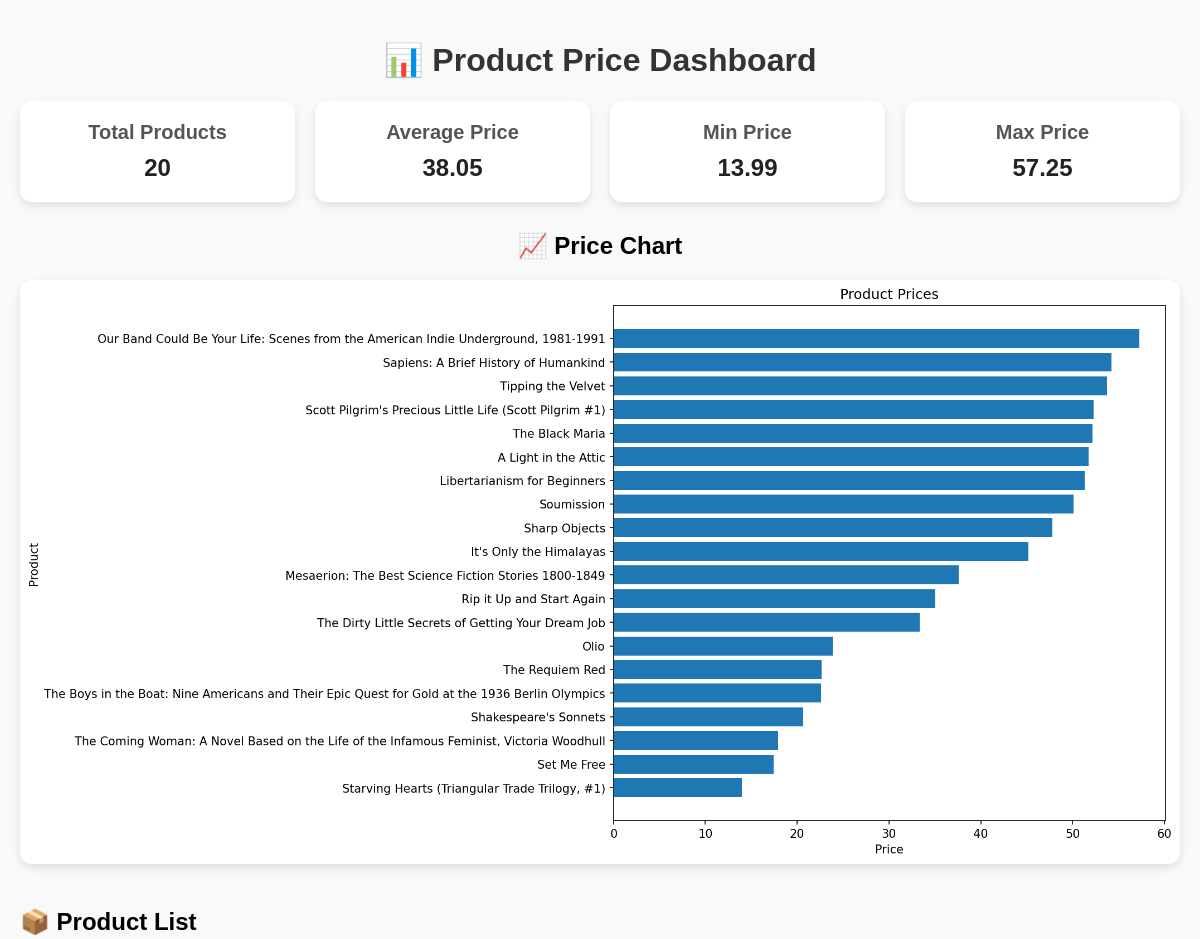
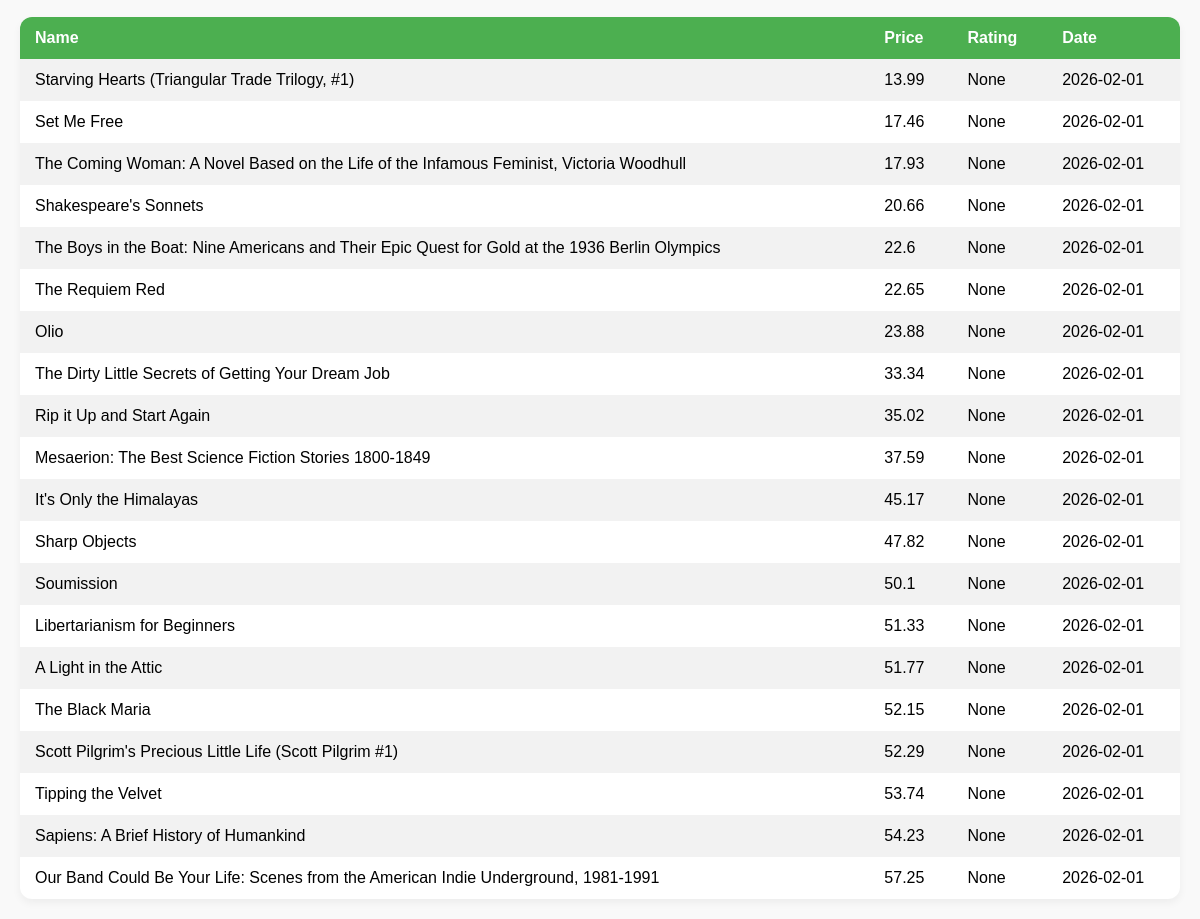
The page / on the database its author committed (2 pictures, top to bottom).
### tables this page shows
CREATE TABLE products (
            id INTEGER PRIMARY KEY AUTOINCREMENT,
            name TEXT,
            price REAL,
            rating REAL,
            scraped_date TEXT
        );

### web/app.py (the view)
@app.route("/")
def dashboard():
    df = load_data()
    if df.empty:
        return "No data found. Run the scraper first."
    generate_chart(df)
    stats = {
        "count": len(df),
        "avg_price": round(df["price"].mean(), 2),
        "min_price": df["price"].min(),
        "max_price": df["price"].max()
    }
    products = df.to_dict(orient="records")
    return render_template(
        "dashboard.html",
        products=products,
        stats=stats
    )

### web/app.py (called while the page is built)
def load_data():
    conn = sqlite3.connect(DB_NAME)
    df = pd.read_sql_query("SELECT * FROM products", conn)
    df = df.drop_duplicates(subset=["name"])
    df = df.sort_values(by="price")
    conn.close()
    return df

def generate_chart(df):
    df_sorted = df.sort_values(by="price", ascending=True)
    height = max(6, len(df_sorted) * 0.4)
    plt.figure(figsize=(12, height))
    plt.barh(df_sorted["name"], df_sorted["price"])
    plt.xlabel("Price")
    plt.ylabel("Product")
    plt.title("Product Prices")
    plt.subplots_adjust(left=0.35)
    static_dir = os.path.join(os.path.dirname(os.path.abspath(__file__)), "static")
    os.makedirs(static_dir, exist_ok=True)
    plt.savefig(
        os.path.join(static_dir, "chart.png"),
        dpi=150,
        bbox_inches="tight"
    )
    plt.close()

### web/templates/dashboard.html (shortened to what this page needs)
<!DOCTYPE html>
<html lang="en">
<head>
</head>
<body>
<h1>📊 Product Price Dashboard</h1>
<div class="stats-container">
    <div class="stat-card">
        <h3>Total Products</h3>
        <p>{{ stats.count }}</p>
    </div>
    <div class="stat-card">
        <h3>Average Price</h3>
        <p>{{ stats.avg_price }}</p>
    </div>
    <div class="stat-card">
        <h3>Min Price</h3>
        <p>{{ stats.min_price }}</p>
    </div>
    <div class="stat-card">
        <h3>Max Price</h3>
        <p>{{ stats.max_price }}</p>
    </div>
</div>
<div class="chart-container">
    <h2>📈 Price Chart</h2>
    <img src="{{ url_for('static', filename='chart.png') }}" alt="Price Chart">
</div>
<h2>📦 Product List</h2>
<table>
    <tr>
        <th>Name</th>
        <th>Price</th>
        <th>Rating</th>
        <th>Date</th>
    </tr>
    {% for p in products %}
    <tr>
        <td>{{ p.name }}</td>
        <td>{{ p.price }}</td>
        <td>{{ p.rating }}</td>
        <td>{{ p.scraped_date }}</td>
    </tr>
    {% endfor %}
</table>
</body>
</html>

### web/templates/dashboard.html (style rules this page uses)
body { font-family: Arial, sans-serif; margin: 0; padding: 20px; background: #f9f9f9; }
h1 { text-align: center; color: #333; }
.stats-container { display: flex; flex-wrap: wrap; justify-content: center; gap: 20px; margin-bottom: 30px; }
.stat-card { background: #fff; padding: 20px 30px; border-radius: 12px; box-shadow: 0 4px 8px rgba(0,0,0,0.1); text-align: center; flex: 1 1 150px; min-width: 150px; }
.stat-card h3 { margin: 0 0 10px 0; font-size: 20px; color: #555; }
.stat-card p { font-size: 24px; font-weight: bold; margin: 0; color: #222; }
.chart-container { text-align: center; margin-bottom: 40px; }
.chart-container img { max-width: 100%; height: auto; border-radius: 12px; box-shadow: 0 4px 8px rgba(0,0,0,0.1); }
table { width: 100%; border-collapse: collapse; background: #fff; border-radius: 12px; overflow: hidden; box-shadow: 0 4px 8px rgba(0,0,0,0.05); }
th, td { padding: 12px 15px; text-align: left; }
th { background: #4CAF50; color: white; }
tr:nth-child(even) { background: #f2f2f2; }

### rows shown on the page
products: name "Starving Hearts (Triangular Trade Trilogy, #1)", price "13.99", rating "None", scraped_date "2026-02-01"
products: name "Set Me Free", price "17.46", rating "None", scraped_date "2026-02-01"
products: name "The Coming Woman: A Novel Based on the Life of the Infamous Feminist, Victoria Woodhull", price "17.93", rating "None", scraped_date "2026-02-01"
products: name "Shakespeare's Sonnets", price "20.66", rating "None", scraped_date "2026-02-01"
products: name "The Boys in the Boat: Nine Americans and Their Epic Quest for Gold at the 1936 Berlin Olympics", price "22.6", rating "None", scraped_date "2026-02-01"
products: name "The Requiem Red", price "22.65", rating "None", scraped_date "2026-02-01"
products: name "Olio", price "23.88", rating "None", scraped_date "2026-02-01"
products: name "The Dirty Little Secrets of Getting Your Dream Job", price "33.34", rating "None", scraped_date "2026-02-01"
products: name "Rip it Up and Start Again", price "35.02", rating "None", scraped_date "2026-02-01"
products: name "Mesaerion: The Best Science Fiction Stories 1800-1849", price "37.59", rating "None", scraped_date "2026-02-01"
products: name "It's Only the Himalayas", price "45.17", rating "None", scraped_date "2026-02-01"
products: name "Sharp Objects", price "47.82", rating "None", scraped_date "2026-02-01"
products: name "Soumission", price "50.1", rating "None", scraped_date "2026-02-01"
products: name "Libertarianism for Beginners", price "51.33", rating "None", scraped_date "2026-02-01"
products: name "A Light in the Attic", price "51.77", rating "None", scraped_date "2026-02-01"
products: name "The Black Maria", price "52.15", rating "None", scraped_date "2026-02-01"
products: name "Scott Pilgrim's Precious Little Life (Scott Pilgrim #1)", price "52.29", rating "None", scraped_date "2026-02-01"
products: name "Tipping the Velvet", price "53.74", rating "None", scraped_date "2026-02-01"
products: name "Sapiens: A Brief History of Humankind", price "54.23", rating "None", scraped_date "2026-02-01"
products: name "Our Band Could Be Your Life: Scenes from the American Indie Underground, 1981-1991", price "57.25", rating "None", scraped_date "2026-02-01"

### other values the page prints
{{ stats.count }} "20"
{{ stats.avg_price }} "38.05"
{{ stats.min_price }} "13.99"
{{ stats.max_price }} "57.25"
